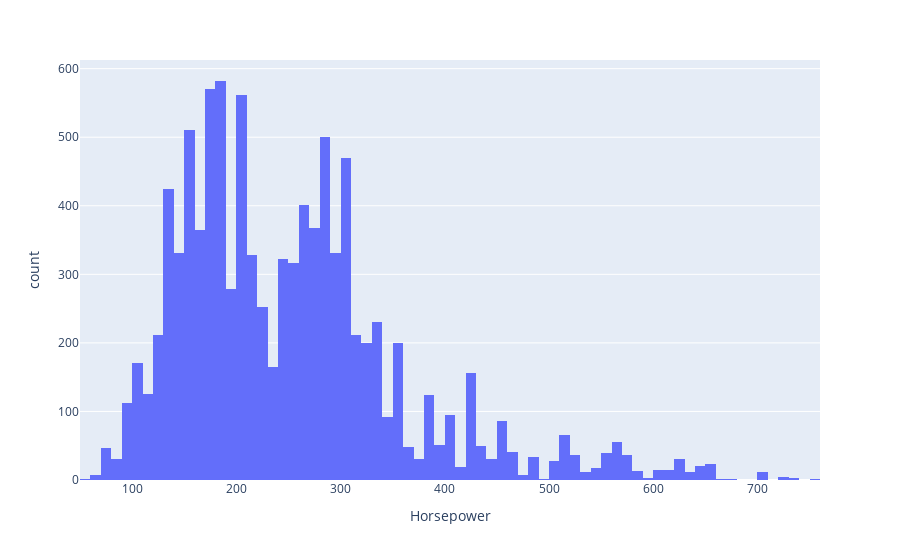

Notebook source saved alongside this figure:
### Code cell
px.histogram(df, x = 'Horsepower')

### Figure 1 — Plotly figure (JSON) as saved in the notebook; plotly's stock layout.template omitted (floating-point values rounded to 4 significant figures; data arrays with more than 128 entries replaced by an {"elided": "..."} marker saying what was removed)
{"data": [{"bingroup": "x", "hovertemplate": "Horsepower=%{x}<br>count=%{y}<extra></extra>", "legendgroup": "", "marker": {"color": "#636efa", "pattern": {"shape": ""}}, "name": "", "orientation": "v", "showlegend": false, "type": "histogram", "x": {"elided": "9936 float values"}, "xaxis": "x", "yaxis": "y"}], "layout": {"barmode": "relative", "legend": {"tracegroupgap": 0}, "margin": {"t": 60}, "xaxis": {"anchor": "y", "domain": [0, 1], "title": {"text": "Horsepower"}}, "yaxis": {"anchor": "x", "domain": [0, 1], "title": {"text": "count"}}}}
